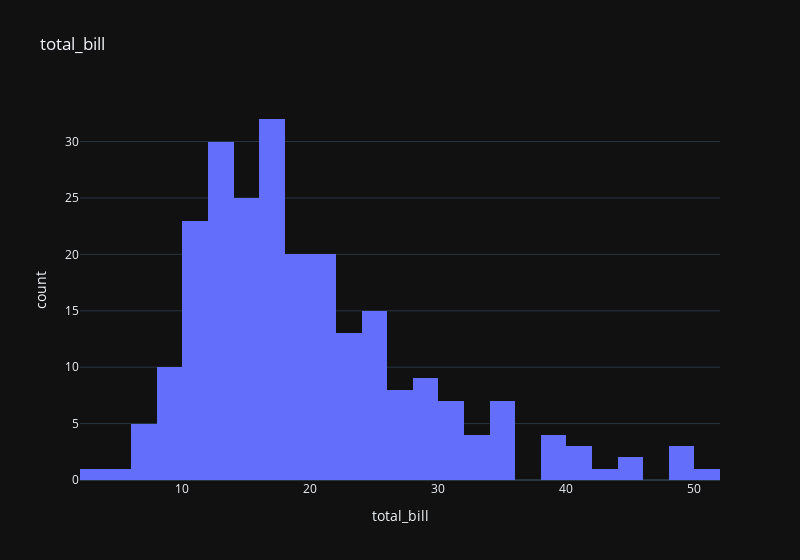

Notebook cell for this chart:
### Code cell
px.histogram(df, x='total_bill',
              title='total_bill',
              
              template='plotly_dark',width=800)

### Figure 1 — Plotly figure (JSON) as saved in the notebook; plotly's stock layout.template omitted (floating-point values rounded to 4 significant figures; data arrays with more than 128 entries replaced by an {"elided": "..."} marker saying what was removed)
{"data": [{"bingroup": "x", "hovertemplate": "total_bill=%{x}<br>count=%{y}<extra></extra>", "legendgroup": "", "marker": {"color": "#636efa", "pattern": {"shape": ""}}, "name": "", "orientation": "v", "showlegend": false, "type": "histogram", "x": {"elided": "244 float values"}, "xaxis": "x", "yaxis": "y"}], "layout": {"barmode": "relative", "legend": {"tracegroupgap": 0}, "title": {"text": "total_bill"}, "width": 800, "xaxis": {"anchor": "y", "domain": [0, 1], "title": {"text": "total_bill"}}, "yaxis": {"anchor": "x", "domain": [0, 1], "title": {"text": "count"}}}}
